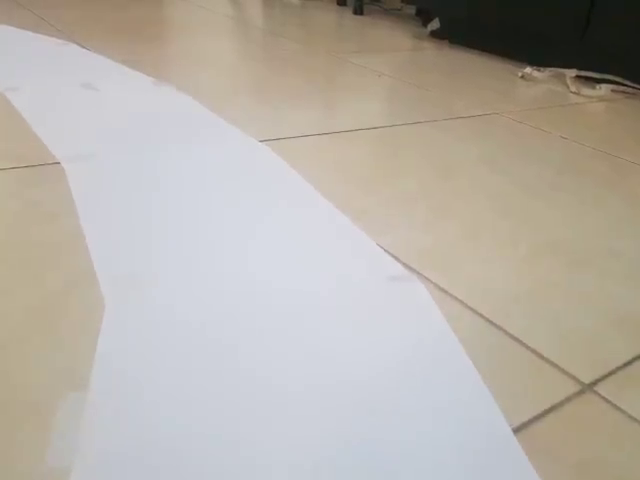
#> input picture frame 73 of OpenCv/Resources/vid1.mp4, 640 x 480 px
$ python Lane_Detection.py   (older library calls are emulated)
#> lines starting #> are read from the running program, lines starting #| are printed output that depends on the picture; after the words box and inside, x2 and y2 are one past the last pixel; in counts of white or black regions, pixels touching at a corner belong together
### OpenCv/Projects/LaneDetection/utils.py
import cv2.cv2 as cv2
import numpy as np
from Tutorials.stackedImages import stackImages

####################
frameWidth = 640
frameHeight = 480
####################


def nothing(a):
    pass


# [17 lines left out: functions createTrackBars, getPoints, not called in this run]


def drawPoints(img, points):
    for x in range(0, 4):
        cv2.circle(img, (int(points[x][0]), int(points[x][1])), 3, (0, 0, 255), 7)


########################################################################################################################


def thresholding(img):

    imgHsv = cv2.cvtColor(img,cv2.COLOR_BGR2HSV)
    # lowerWhite = np.array([0, 0, 0])
    # upperWhite = np.array([179, 62, 255])
    lowerWhite = np.array([85, 0, 0])
    upperWhite = np.array([179, 160, 255])
    maskedWhite = cv2.inRange(imgHsv, lowerWhite, upperWhite)

    return maskedWhite


def warpImg(img, points):

    h, w = img.shape

    pts1 = np.float32(points)
    pts2 = np.float32([[0, 0], [w, 0], [0, h], [w, h]])

    matrix = cv2.getPerspectiveTransform(pts1, pts2)

    imgOutput = cv2.warpPerspective(img, matrix, (w, h))

    return imgOutput


def getHistogram(img, minVal=0.1, region=1.0, display=False):

    h, w = img.shape

    if region == 1:
        histValues = np.sum(img, axis=0)
    else:
        histValues = np.sum(img[h - int(h * region):, :], axis=0)

    # First method
    maxValue = np.max(histValues)
    minValAllowed = minVal * maxValue

    indexArray = np.where(histValues >= minValAllowed)  # ALL INDICES WITH MIN VALUE OR ABOVE
    basePoint = int(np.average(indexArray))  # AVERAGE ALL MAX INDICES VALUES

    # Second method
    midPoint = np.int(histValues.shape[0] / 2)
    leftx_base = np.argmax(histValues[:midPoint])
    rightx_base = np.argmax(histValues[midPoint:]) + midPoint
    '''''
    we're supposed to create windows (boxes) around these points and put the (x, y) values of the pixels inside these windows
    in lists, then we continue to stack and move these windows up while moving them slightly depending on the average values from the
    corresponding lists, then we run a polyfit on all the points from the windows (from the big list of x and y values of all the pixels).
    left_fit = np.polyfit(lefty, leftx, 2)
    right_fit = np.polyfit(righty, rightx, 2)
    '''''

    if display:
        imgHist = np.zeros((h, w, 3), np.uint8)
        for column, intensity in enumerate(histValues):
            if intensity > minValAllowed:
                color = (255, 90, 20)
            else:
                color = (0, 0, 255)
            cv2.line(imgHist, (column, h), (column, h - (intensity // 255)), color, 1)
            cv2.circle(imgHist, (basePoint, h), 20, (0, 255, 255), cv2.FILLED)

        return basePoint, imgHist
    return basePoint

### OpenCv/Tutorials/stackedImages.py
import cv2
import numpy as np


def stackImages(scale, imgArray):
    rows = len(imgArray)
    cols = len(imgArray[0])
    rowsAvailable = isinstance(imgArray[0], list)
    width = imgArray[0][0].shape[1]
    height = imgArray[0][0].shape[0]

    if rowsAvailable:

        for x in range(0, rows):
            for y in range(0, cols):

                if imgArray[x][y].shape[:2] == imgArray[0][0].shape[:2]:
                    imgArray[x][y] = cv2.resize(imgArray[x][y], (0, 0), None, scale, scale)

                else:
                    imgArray[x][y] = cv2.resize(imgArray[x][y], (imgArray[0][0].shape[1], imgArray[0][0].shape[0]), None, scale, scale)

                if len(imgArray[x][y].shape) == 2:
                    imgArray[x][y] = cv2.cvtColor(imgArray[x][y], cv2.COLOR_GRAY2BGR)

        imageBlank = np.zeros((height, width, 3), np.uint8)
        hor = [imageBlank] * rows
        hor_con = [imageBlank] * rows
        for x in range(0, rows):
            hor[x] = np.hstack(imgArray[x])
        ver = np.vstack(hor)

    else:

        for x in range(0, rows):

            if imgArray[x].shape[:2] == imgArray[0].shape[:2]:
                imgArray[x] = cv2.resize(imgArray[x], (0, 0), None, scale, scale)

            else:
                imgArray[x] = cv2.resize(imgArray[x], (imgArray[0].shape[1], imgArray[0].shape[0]), None, scale, scale)

            if len(imgArray[x].shape) == 2: imgArray[x] = cv2.cvtColor(imgArray[x], cv2.COLOR_GRAY2BGR)

        hor = np.hstack(imgArray)
        ver = hor

    return ver

### OpenCv/Projects/LaneDetection/Lane_Detection.py
import cv2.cv2 as cv2
import numpy as np
from Tutorials.stackedImages import stackImages
import utils

####################
frameWidth = 640
frameHeight = 480
####################


def getLaneCurve(img, display=2, warp=True):

    h, w, c = img.shape

    curveList = []
    avgVal = 10

    imgWarpPoints = img.copy()
    imgResult = img.copy()


    ####### 1- Getting the Masked Image ################################################################################
    mask_img = utils.thresholding(img)


    ####### 2- Getting the Warped Image ################################################################################
    '''''
    points = utils.getPoints()
    print(points)
    '''''
    points = [[110, 208], [530, 208], [0, 480], [640, 480]]
    utils.drawPoints(imgWarpPoints, points)
    warp_img = utils.warpImg(mask_img, points)


    ####### 3- Getting the Curve #######################################################################################
    if warp:
        curvePoint, imgHist = utils.getHistogram(warp_img, 0.9, 1, True)
        centerPoint, imgHist2 = utils.getHistogram(warp_img, 0.5, 0.25, True)
    else:
        curvePoint, imgHist = utils.getHistogram(mask_img, 0.6, 1, True)
        centerPoint, imgHist2 = utils.getHistogram(mask_img, 0.5, 0.25, True)
    curveTotal = curvePoint - centerPoint

    curveList.append(curveTotal)
    if len(curveList) > avgVal:
        curveList.pop(0)
    curve = int(sum(curveList) / len(curveList))


    ####### 4- Displaying the Results (OPTIONAL) #######################################################################
    if display == 0:
        curve = curve / 100
        # [4 lines of commented-out code are left out]
        return curve

    imgCopy = img.copy()
    imgCopy[0:h // 2, 0:w] = 0, 0, 0
    imgMask = utils.thresholding(imgCopy)

    imgLaneColor = np.zeros_like(img)
    imgLaneColor[:] = 0, 235, 0
    imgLaneColor = cv2.bitwise_and(imgLaneColor, imgLaneColor, mask=imgMask)

    imgResult = cv2.addWeighted(imgResult, 1, imgLaneColor, 1, 0)

    midPoint = 450
    cv2.putText(imgResult, str(curve), (w // 2 - 80, 85), cv2.FONT_HERSHEY_COMPLEX, 2, (255, 0, 255), 3)
    cv2.line(imgResult, (w // 2, midPoint), (w // 2 + (curve * 2), midPoint), (255, 0, 255), 5)
    cv2.line(imgResult, ((w // 2 + (curve * 2)), midPoint - 25), (w // 2 + (curve * 2), midPoint + 25), (0, 255, 0), 5)

    w = 0
    for x in range(0, 20):
        w += frameWidth // 20
        cv2.line(imgResult, (w, midPoint - 10),
                 (w, midPoint + 10), (0, 0, 255), 2)

    if display == 1:
        cv2.imshow('Resutlt', imgResult)

    elif display == 2:
        imgBlack = np.zeros_like(img)
        imgStacked = stackImages(0.5, ([img, imgWarpPoints, mask_img, warp_img],
                                             [imgHist, imgLaneColor, imgResult, imgBlack]))
        cv2.imshow('ImageStack', imgStacked)


    ####### 5- Normalization ###########################################################################################
    curve = curve / 100
    # [4 lines of commented-out code are left out]

    return curve

    ####################################################################################################################


if __name__ == '__main__':

    #### Finding the Warping Points ####
    '''''
    initialTrackBarVals = [110, 208, 0, 480]
    #initialTrackBarVals = [135, 215, 30, 470]
    utils.createTrackBars(initialTrackBarVals)
    '''''

    path = '../../Resources/vid1.mp4'
    vid = cv2.VideoCapture(path)

    frameCounter = 0

    while True:

        #### Video Looping ####
        frameCounter += 1
        if vid.get(cv2.CAP_PROP_FRAME_COUNT) == frameCounter:
            vid.set(cv2.CAP_PROP_POS_FRAMES, 0)
            frameCounter = 0

        success, img = vid.read()
#> img is the input picture: shape (480, 640, 3); mean B, G, R 167.4, 175.7, 181.8
        img = cv2.resize(img, (frameWidth, frameHeight))

        curve = getLaneCurve(img, warp=False)
#> in thresholding, `maskedWhite = cv2.inRange(imgHsv, lowerWhite, upperWhite)`:
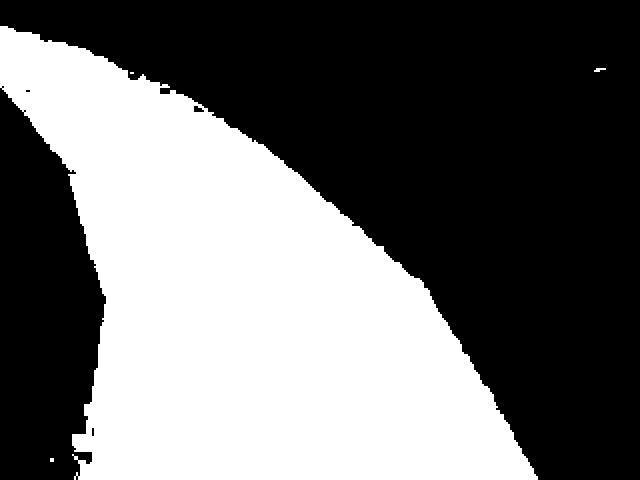
#> maskedWhite: shape (480, 640); 42.3% white; 4 white regions (2 under 20 px), largest, box (x1, y1, x2, y2) and area: (0, 26, 538, 480) 129892, (594, 68, 606, 72) 32
#> in warpImg, `matrix = cv2.getPerspectiveTransform(pts1, pts2)`: matrix = [[2.54, 1.03, -493.5], [-1.78e-16, 4.49, -933.1], [3.73e-19, 0.00321, 1]]
#> in warpImg, `imgOutput = cv2.warpPerspective(img, matrix, (w, h))`:
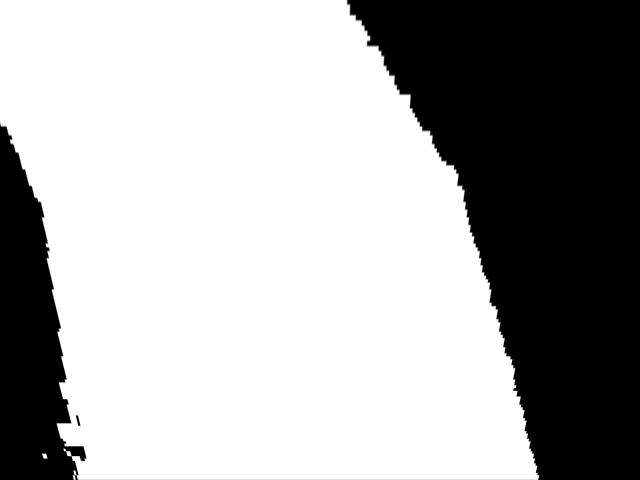
#> imgOutput: shape (480, 640); min 0, max 255, mean 169.4
#> in getHistogram, `histValues = np.sum(img, axis=0)`: histValues = 640 values, max 107610 at index 106, min 0 at index 538, mean 51776.2
#> in getHistogram, `maxValue = np.max(histValues)`: maxValue = 107610
#> in getHistogram, `minValAllowed = minVal * maxValue`: minValAllowed = 64566
#> in getHistogram, `basePoint = int(np.average(indexArray))`: basePoint = 222
#> in getHistogram, `leftx_base = np.argmax(histValues[:midPoint])`: leftx_base = 106
#> in getHistogram, `rightx_base = np.argmax(histValues[midPoint:]) + midPoint`: rightx_base = 320
#> the loop in getHistogram, `for column, intensity in enumerate(histValues):` made 640 passes
#> after the loop in getHistogram, `for column, intensity in enumerate(histValues):`:
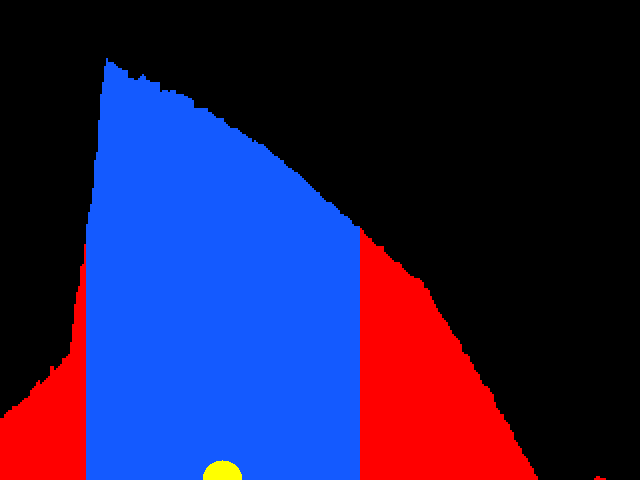
#> imgHist: shape (480, 640, 3); mean of channels 0, 1, 2 78.1, 28.1, 35.9; drawn as B, G, R
#> in getLaneCurve, `curvePoint, imgHist = utils.getHistogram(mask_img, 0.6, 1, True)`: curvePoint = 222
#> call 2 of getHistogram, with minVal = 0.5, region = 0.25, display = True
#> in getHistogram (call 2), `histValues = np.sum(img[h - int(h * region):, :], axis=0)`: histValues = 640 values, max 30600 at index 98, min 0 at index 0, mean 20038.2
#> in getHistogram (call 2), `maxValue = np.max(histValues)`: maxValue = 30600
#> in getHistogram (call 2), `minValAllowed = minVal * maxValue`: minValAllowed = 15300
#> in getHistogram (call 2), `basePoint = int(np.average(indexArray))`: basePoint = 295
#> in getHistogram (call 2), `leftx_base = np.argmax(histValues[:midPoint])`: leftx_base = 98
#> the loop in getHistogram (call 2), `for column, intensity in enumerate(histValues):` made 640 passes
#> after the loop in getHistogram (call 2), `for column, intensity in enumerate(histValues):`:
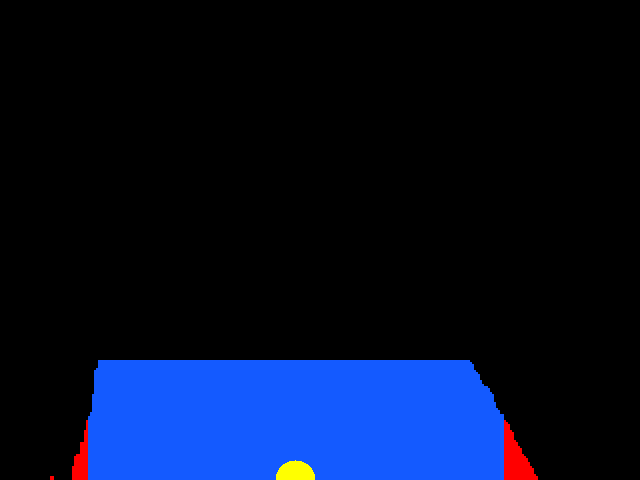
#> imgHist: shape (480, 640, 3); mean of channels 0, 1, 2 39.9, 14.6, 5; drawn as B, G, R
#> in getLaneCurve, `centerPoint, imgHist2 = utils.getHistogram(mask_img, 0.5, 0.25, True)`: centerPoint = 295
#> in getLaneCurve, `curveTotal = curvePoint - centerPoint`: curveTotal = -73
#> in getLaneCurve, `imgCopy[0:h // 2, 0:w] = 0, 0, 0`:
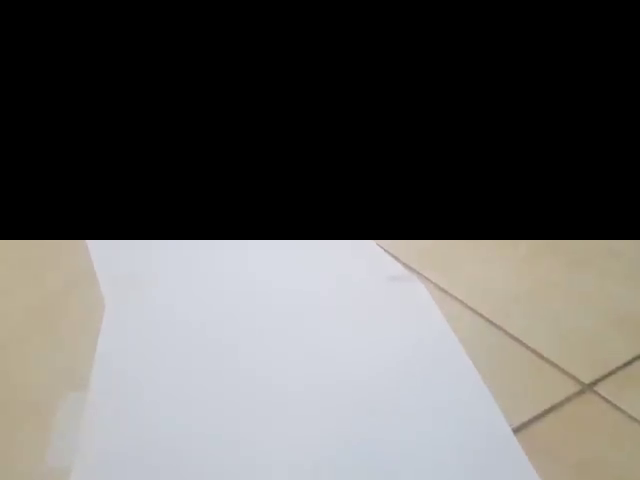
#> imgCopy: shape (480, 640, 3); mean B, G, R 94, 95.9, 97.3
#> after the loop in getLaneCurve, `for x in range(0, 20):`:
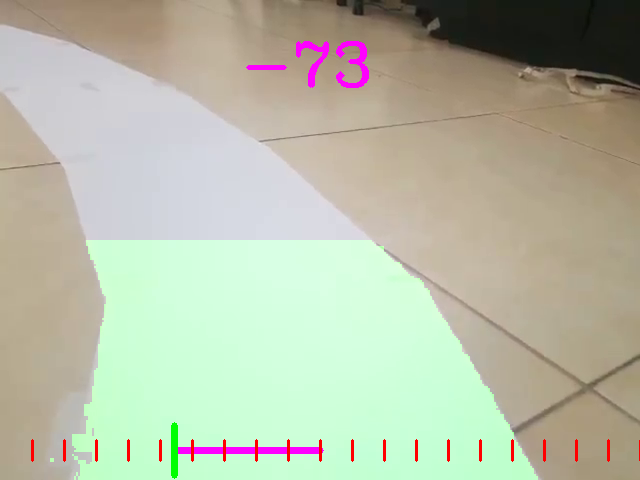
#> imgResult: shape (480, 640, 3); mean B, G, R 167, 187, 182.4
#> after the loop in getLaneCurve, `for x in range(0, 20):`: w = 640
#> after the loop in stackImages, `for x in range(0, rows):`: hor = 2 items
#> in stackImages, `ver = np.vstack(hor)`:
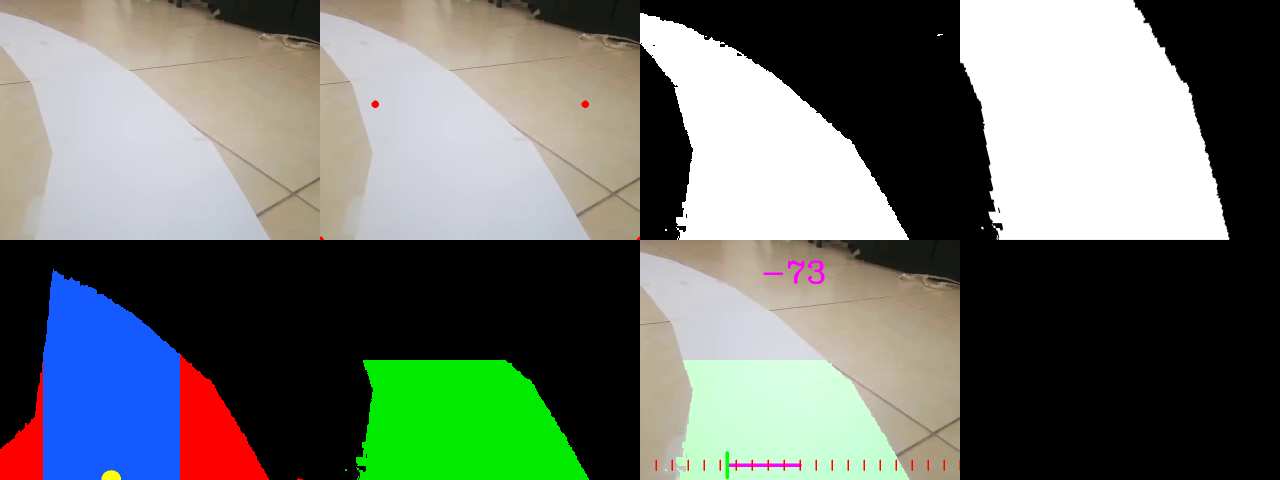
#> ver: shape (480, 1280, 3); mean of channels 0, 1, 2 107.1, 114.1, 107.4; drawn as B, G, R
#> in getLaneCurve, `curve = curve / 100`: curve = -0.73
#> curve = -0.73

        cv2.waitKey(1)

$ run again, starting later in the video
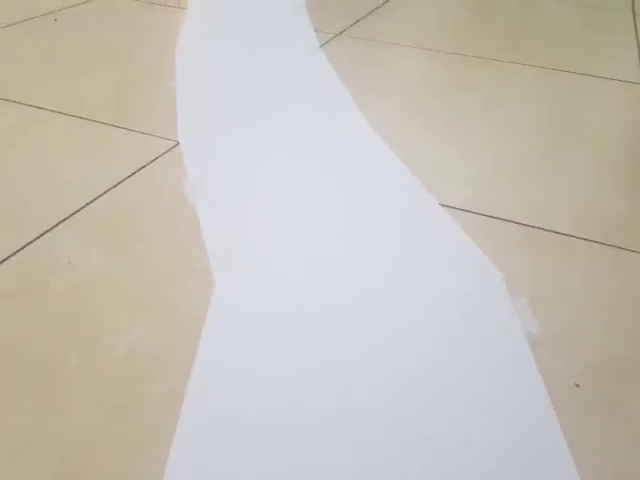
#> input picture frame 329 of OpenCv/Resources/vid1.mp4, 640 x 480 px
#> img is the input picture: shape (480, 640, 3); mean B, G, R 184.2, 192.9, 198.1
#> imgHsv: shape (480, 640, 3); mean H, S, V 59.1, 30.5, 202.7
#> in thresholding, `maskedWhite = cv2.inRange(imgHsv, lowerWhite, upperWhite)`:
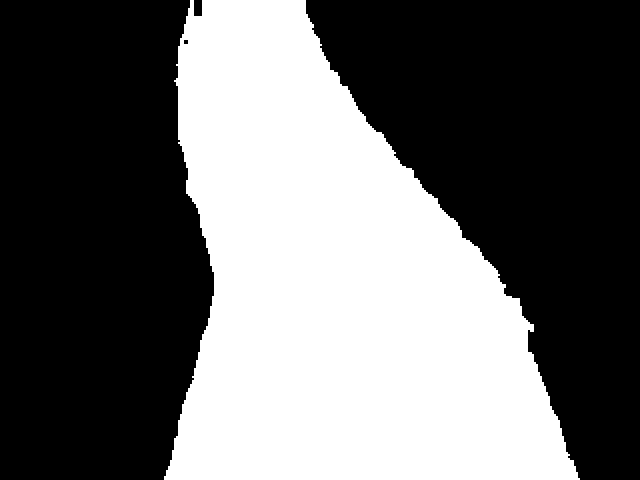
#> maskedWhite: shape (480, 640); 41.3% white; 1 white region, box (x1, y1, x2, y2) and area: (164, 0, 580, 480) 126932
#> matrix = [[2.54, 1.03, -493.5], [-1.78e-16, 4.49, -933.1], [3.73e-19, 0.00321, 1]]
#> in getHistogram, `histValues = np.sum(img, axis=0)`: histValues = 640 values, max 122400 at index 214, min 0 at index 0, mean 50574.5
#> maxValue = 122400
#> minValAllowed = 73440
#> basePoint = 308
#> leftx_base = 214
#> rightx_base = 320
#> curvePoint = 308
#> centerPoint = 368
#> curveTotal = -60
#> imgHsv: shape (480, 640, 3); mean H, S, V 34.9, 14.4, 102.4
#> maskedWhite: shape (480, 640); 26.5% white; 1 white region, box (x1, y1, x2, y2) and area: (164, 240, 580, 480) 81516
#> after the loop in getLaneCurve, `for x in range(0, 20):`: w = 640
#> after the loop in stackImages, `for x in range(0, rows):`: hor = 2 items
#> in stackImages, `ver = np.vstack(hor)`:
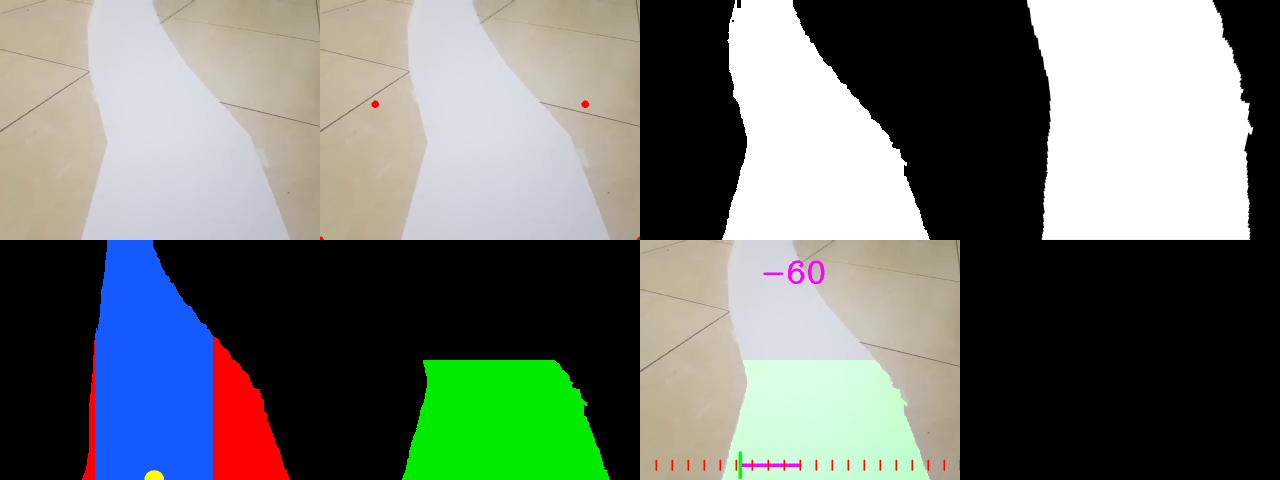
#> ver: shape (480, 1280, 3); mean of channels 0, 1, 2 111.8, 117.7, 111.1; drawn as B, G, R
#> in getLaneCurve, `curve = curve / 100`: curve = -0.6
